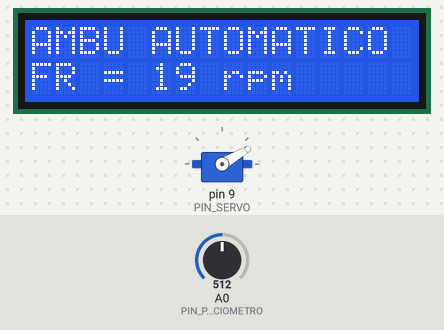
Bench run of a sketch on a simulated Arduino Uno, built with avr-gcc and run on an emulated ATmega328P. Shown: 16×2 character LCD, servo. Inputs (shaded band) come from the test bench; at power-on: A0 (PIN_POTENCIOMETRO) = 512. What the sketch prints to the serial monitor is not drawn.

Above: at 3.3 s.
3.4 s: A0 (PIN_POTENCIOMETRO) set to 716
At 5.6 s:
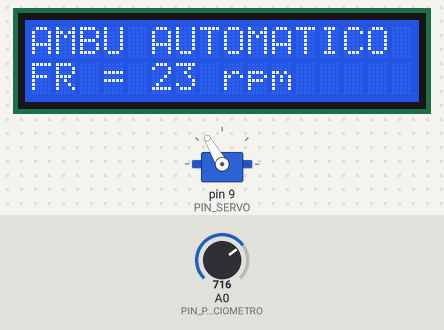
6.4 s: A0 (PIN_POTENCIOMETRO) set to 1023
At 7.6 s:
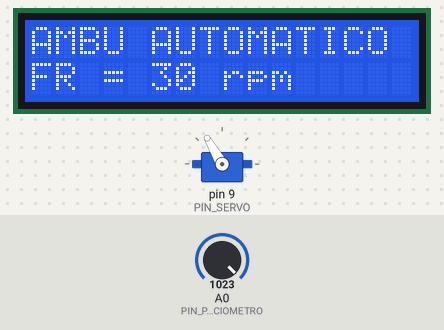
7.9 s: A0 (PIN_POTENCIOMETRO) set to 900
At 10.6 s:
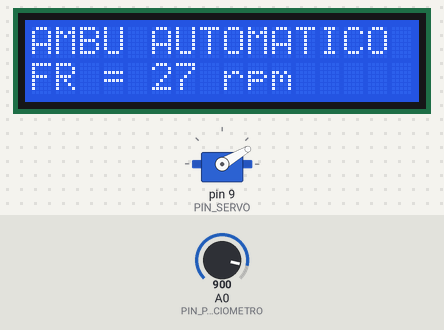
Timing chart, 0 to 15.4 s (numbered marks = the images above; inputs shaded):
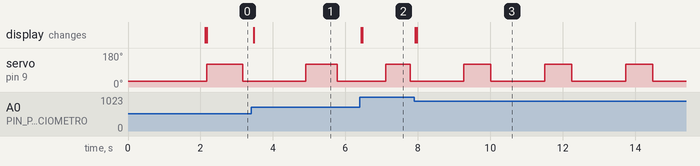

The sketch:

ambu_automatico.ino
```cpp
/*
 * ============================================================================
 * PROJETO: AMBU AUTOMATIZADO (PROTÓTIPO ACADÊMICO)
 * ============================================================================
 * AVISO: Este firmware é exclusivamente para fins educacionais e de
 * prototipagem. NÃO deve ser utilizado em pacientes reais ou ambientes
 * clínicos. Não substitui um ventilador mecânico certificado.
 * ============================================================================
 *
 * Hardware:
 *   - Arduino Uno
 *   - Servo motor de alto torque (sinal em D9)
 *   - Potenciômetro 10 kΩ (A0)
 *   - LCD 16x2 com módulo I2C (endereço 0x27)
 *
 * Bibliotecas necessárias (Arduino IDE > Gerenciador de Bibliotecas):
 *   - LiquidCrystal I2C (Frank de Brabander)
 *   - Servo (incluída no core Arduino)
 */

#include <Wire.h>
#include <LiquidCrystal_I2C.h>
#include <Servo.h>

// --- Configuração de pinos ---
const int PIN_POTENCIOMETRO = A0;   // Entrada analógica do potenciômetro
const int PIN_SERVO         = 9;    // Sinal PWM do servo motor

// --- Limites de frequência respiratória (rpm = respirações por minuto) ---
const int FR_MIN = 8;               // Mínimo: 8 rpm  → ciclo de 7,5 s
const int FR_MAX = 30;              // Máximo: 30 rpm → ciclo de 2,0 s

// --- Relação inspiração:expiração simplificada (I:E = 1:2) ---
const float PROPORCAO_INSPIRACAO = 1.0f / 3.0f;  // 33% do ciclo = inspiração
const float PROPORCAO_EXPIRACAO  = 2.0f / 3.0f;  // 67% do ciclo = expiração

// --- Posições angulares do servo (graus) ---
const int ANGULO_REPOSO       = 30;   // Expiração: braço afastado do Ambu
const int ANGULO_COMPRESSAO   = 120;  // Inspiração: braço comprime o Ambu

// --- Endereço I2C padrão do módulo LCD (0x27 ou 0x3F) ---
const uint8_t ENDERECO_LCD = 0x27;

// --- Objetos globais ---
LiquidCrystal_I2C lcd(ENDERECO_LCD, 16, 2);  // LCD 16 colunas x 2 linhas
Servo servoAmbu;                              // Objeto de controle do servo

// --- Variáveis de estado do ciclo respiratório ---
enum FaseRespiratoria {
  FASE_INSPIRACAO,
  FASE_EXPIRACAO
};

FaseRespiratoria faseAtual       = FASE_INSPIRACAO;
unsigned long    inicioFaseMs    = 0;       // Timestamp de início da fase atual
unsigned long    duracaoInspMs   = 0;       // Duração da inspiração em ms
unsigned long    duracaoExpMs    = 0;       // Duração da expiração em ms
int              frAtual         = 12;      // Frequência respiratória atual (rpm)
int              frAnterior      = -1;      // FR anterior (para atualizar LCD)

// --- Protótipos das funções auxiliares ---
int  lerFrequenciaRespiratoria();
void calcularTemposCiclo(int fr, unsigned long &tInsp, unsigned long &tExp);
void atualizarDisplay(int fr);
void executarCicloRespiratorio();
void moverServoSuave(int anguloDestino, int passos, int atrasoMs);

// ============================================================================
// SETUP — Executado uma vez na inicialização
// ============================================================================
void setup() {
  // Inicializa comunicação serial para depuração (9600 baud)
  Serial.begin(9600);
  Serial.println(F("AMBU AUTOMATICO - Prototipo Academico"));
  Serial.println(F("NAO USAR EM PACIENTES REAIS"));

  // Inicializa barramento I2C e display LCD
  lcd.init();
  lcd.backlight();

  // Mensagem de boas-vindas no display (2 segundos)
  lcd.setCursor(0, 0);
  lcd.print("AMBU AUTOMATICO");
  lcd.setCursor(0, 1);
  lcd.print("Iniciando...    ");
  delay(2000);

  // Conecta o servo ao pino D9 e posiciona em repouso (expiração)
  servoAmbu.attach(PIN_SERVO);
  servoAmbu.write(ANGULO_REPOSO);

  // Calcula tempos iniciais com FR padrão de 12 rpm
  calcularTemposCiclo(frAtual, duracaoInspMs, duracaoExpMs);
  inicioFaseMs = millis();

  // Exibe FR inicial no display
  atualizarDisplay(frAtual);
}

// ============================================================================
// LOOP — Executado continuamente
// ============================================================================
void loop() {
  // 1. Lê potenciômetro e converte para FR (8–30 rpm)
  frAtual = lerFrequenciaRespiratoria();

  // 2. Recalcula tempos de inspiração/expiração se FR mudou
  calcularTemposCiclo(frAtual, duracaoInspMs, duracaoExpMs);

  // 3. Atualiza display somente quando FR muda (evita flicker)
  if (frAtual != frAnterior) {
    atualizarDisplay(frAtual);
    frAnterior = frAtual;

    // Log serial para acompanhamento durante testes
    Serial.print(F("FR = "));
    Serial.print(frAtual);
    Serial.print(F(" rpm | T_ciclo = "));
    Serial.print(60000UL / frAtual);
    Serial.print(F(" ms | T_insp = "));
    Serial.print(duracaoInspMs);
    Serial.print(F(" ms | T_exp = "));
    Serial.println(duracaoExpMs);
  }

  // 4. Executa máquina de estados do ciclo respiratório
  executarCicloRespiratorio();
}

// ============================================================================
// FUNÇÃO: lerFrequenciaRespiratoria
// Lê o potenciômetro (0–1023) e mapeia linearmente para 8–30 rpm.
// ============================================================================
int lerFrequenciaRespiratoria() {
  // Leitura analógica com média de 5 amostras para reduzir ruído
  long soma = 0;
  for (int i = 0; i < 5; i++) {
    soma += analogRead(PIN_POTENCIOMETRO);
    delay(2);
  }
  int leituraMedia = soma / 5;

  // Mapeia faixa ADC (0–1023) para FR clínica simplificada (8–30 rpm)
  int fr = map(leituraMedia, 0, 1023, FR_MIN, FR_MAX);

  // Garante limites mesmo com ruído nas extremidades
  fr = constrain(fr, FR_MIN, FR_MAX);
  return fr;
}

// ============================================================================
// FUNÇÃO: calcularTemposCiclo
// Converte FR (rpm) em tempos de inspiração e expiração.
//
// Matemática:
//   T_ciclo [s] = 60 / FR
//   T_insp  [s] = T_ciclo × (I / (I + E))   com I:E = 1:2 → T_insp = T/3
//   T_exp   [s] = T_ciclo × (E / (I + E))   com I:E = 1:2 → T_exp  = 2T/3
//
// Exemplos:
//   FR =  8 rpm → T = 7,5 s → T_insp = 2,5 s | T_exp = 5,0 s
//   FR = 10 rpm → T = 6,0 s → T_insp = 2,0 s | T_exp = 4,0 s
//   FR = 15 rpm → T = 4,0 s → T_insp = 1,33 s | T_exp = 2,67 s
//   FR = 20 rpm → T = 3,0 s → T_insp = 1,0 s | T_exp = 2,0 s
//   FR = 30 rpm → T = 2,0 s → T_insp = 0,67 s | T_exp = 1,33 s
// ============================================================================
void calcularTemposCiclo(int fr, unsigned long &tInsp, unsigned long &tExp) {
  // Período total do ciclo em milissegundos
  unsigned long periodoCicloMs = 60000UL / fr;

  // Divide o ciclo conforme relação I:E = 1:2
  tInsp = (unsigned long)(periodoCicloMs * PROPORCAO_INSPIRACAO);
  tExp  = (unsigned long)(periodoCicloMs * PROPORCAO_EXPIRACAO);
}

// ============================================================================
// FUNÇÃO: atualizarDisplay
// Exibe no LCD:
//   Linha 1: "AMBU AUTOMATICO"
//   Linha 2: "FR = XX rpm"
// ============================================================================
void atualizarDisplay(int fr) {
  lcd.setCursor(0, 0);
  lcd.print("AMBU AUTOMATICO ");

  lcd.setCursor(0, 1);
  lcd.print("FR = ");
  if (fr < 10) {
    lcd.print(' ');  // Alinha visualmente valores de 1 dígito
  }
  lcd.print(fr);
  lcd.print(" rpm    ");
}

// ============================================================================
// FUNÇÃO: executarCicloRespiratorio
// Máquina de estados não bloqueante que alterna inspiração/expiração.
// ============================================================================
void executarCicloRespiratorio() {
  unsigned long agora = millis();
  unsigned long tempoDecorrido = agora - inicioFaseMs;

  switch (faseAtual) {

    case FASE_INSPIRACAO:
      // Servo avança para comprimir o Ambu
      servoAmbu.write(ANGULO_COMPRESSAO);

      // Quando tempo de inspiração esgotou, muda para expiração
      if (tempoDecorrido >= duracaoInspMs) {
        faseAtual    = FASE_EXPIRACAO;
        inicioFaseMs = agora;
      }
      break;

    case FASE_EXPIRACAO:
      // Servo retorna à posição de repouso (balão reexpande)
      servoAmbu.write(ANGULO_REPOSO);

      // Quando tempo de expiração esgotou, reinicia ciclo
      if (tempoDecorrido >= duracaoExpMs) {
        faseAtual    = FASE_INSPIRACAO;
        inicioFaseMs = agora;
      }
      break;
  }
}

// ============================================================================
// FUNÇÃO: moverServoSuave (auxiliar opcional)
// Move o servo gradualmente entre posições para reduzir picos de corrente.
// Útil em protótipos com fonte compartilhada.
// ============================================================================
void moverServoSuave(int anguloDestino, int passos, int atrasoMs) {
  int anguloAtual = servoAmbu.read();
  int incremento  = (anguloDestino - anguloAtual) / passos;

  for (int i = 0; i < passos; i++) {
    anguloAtual += incremento;
    servoAmbu.write(anguloAtual);
    delay(atrasoMs);
  }
  servoAmbu.write(anguloDestino);
}
```

Measured:
- after the input at 3.4 s, the display: changes after 0.07 s (image 1)
- after the input at 6.4 s, servo on pin 9 (PIN_SERVO): 30° → 120° after 0.72 s instead of 1.1 s; the display: first changes at once (image 2 shows a later state)
- after the input at 7.9 s, the display: first changes at once (image 3 shows a later state)
